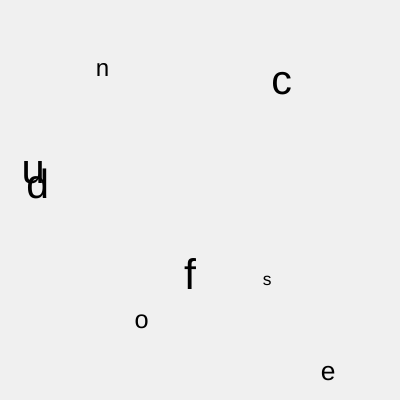
Frame 1 (no input)
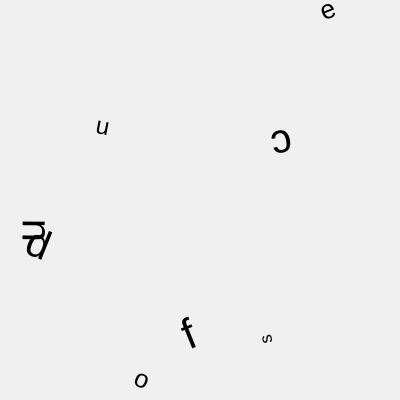
Frame 60 (no input)
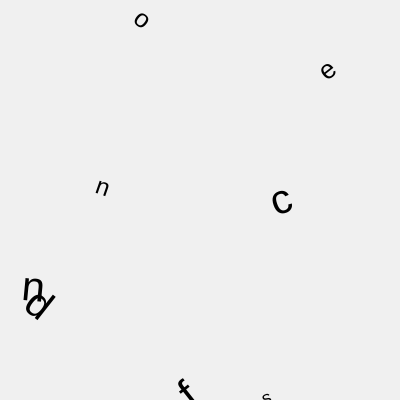
Frame 120 (the mouse pressed at the canvas centre since frame 60)

The p5.js sketch that drew these frames (run headless with seeded random() and noise() and a simulated clock; from frame 60 on, the mouse is pressed at the canvas centre):

// p5.js sketch
// ── sketch.js

let t_size = [];
let ch=["c","o","n","f","u","s","e","d"];
let h_pos =[];
let v_pos =[];

let rot_factor = [0.5,-1,-0.5,1,0.8,-0.3,1,-1];
rot = 0;

function setup() {
  createCanvas(400, 400);
  textAlign(CENTER,CENTER);
  for(let x=0;x<8;x++){
    h_pos[x] = random(10,width-10);
    v_pos[x] = random(height);
    t_size[x] = random(15,50);
  }
}

function draw() {

  background(240);
  
  for(let i=0; i<8; i++){
      if(v_pos[i] > height+10){
        v_pos[i] = -10;
      }
      push()
      dropLetter(i);
      pop();
    v_pos[i]++;
  }
  
  rot ++;
}
function dropLetter(a){
  translate(h_pos[a],v_pos[a]);
  rotate(rot*rot_factor[a]*0.1);
  textSize(t_size[a]);
  text(ch[a],0,0);
}
